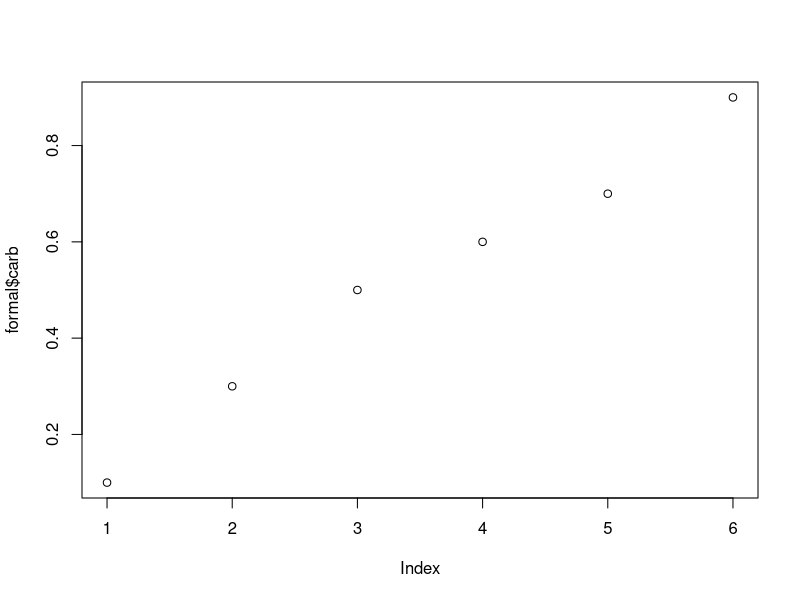
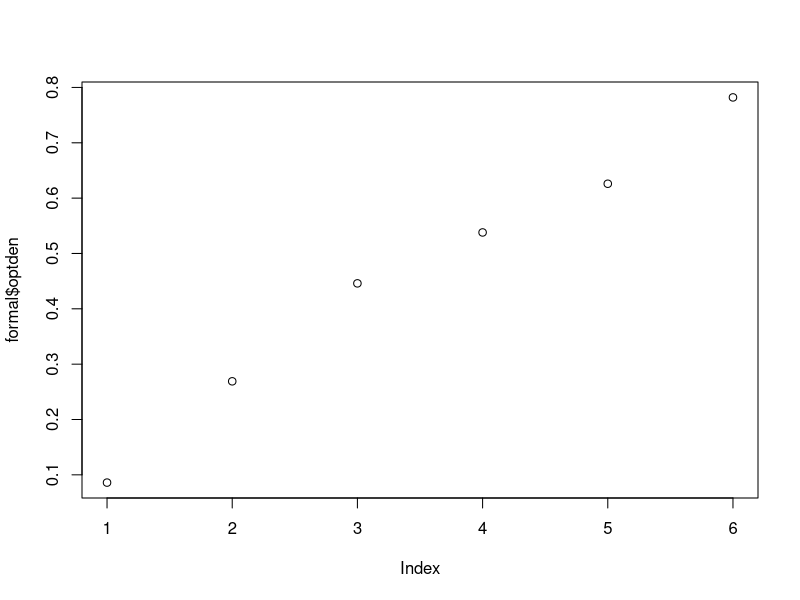
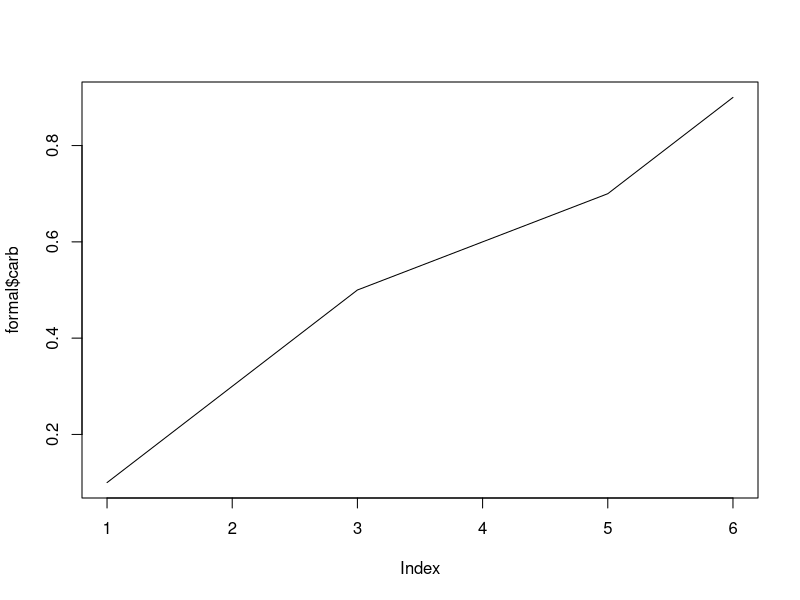
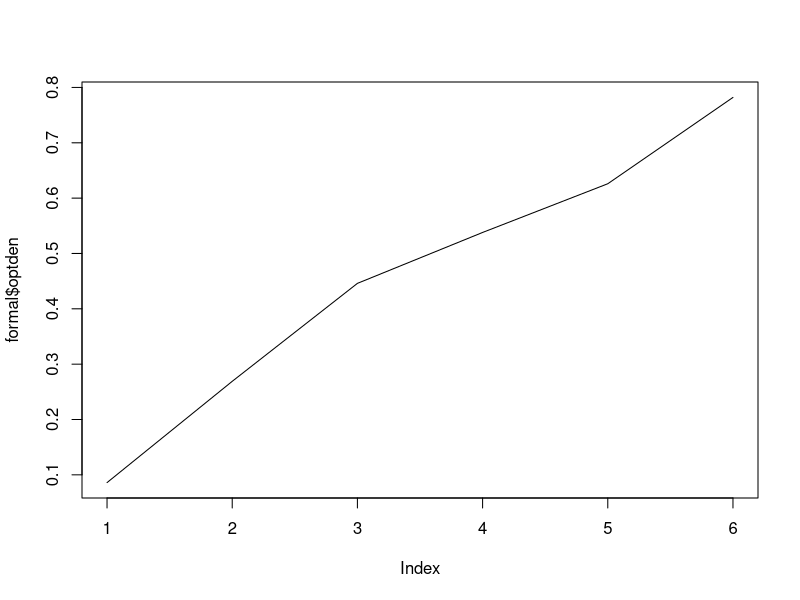
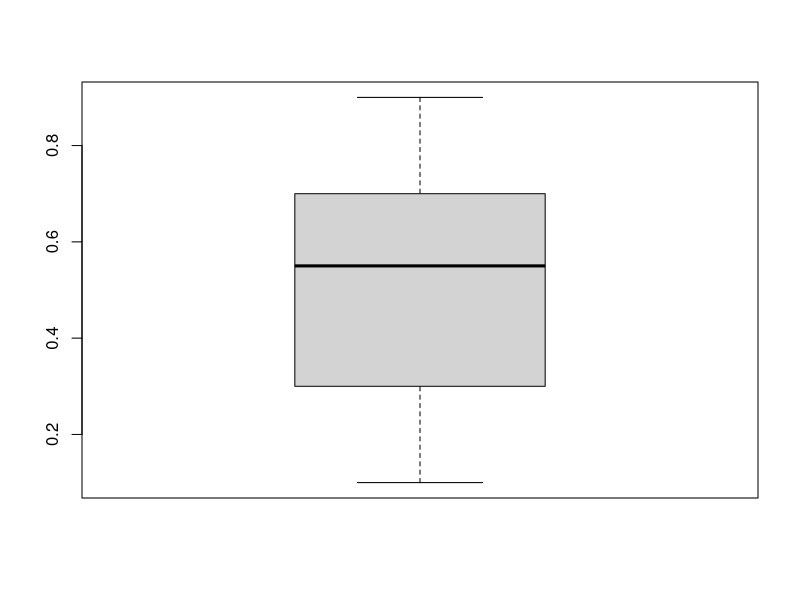
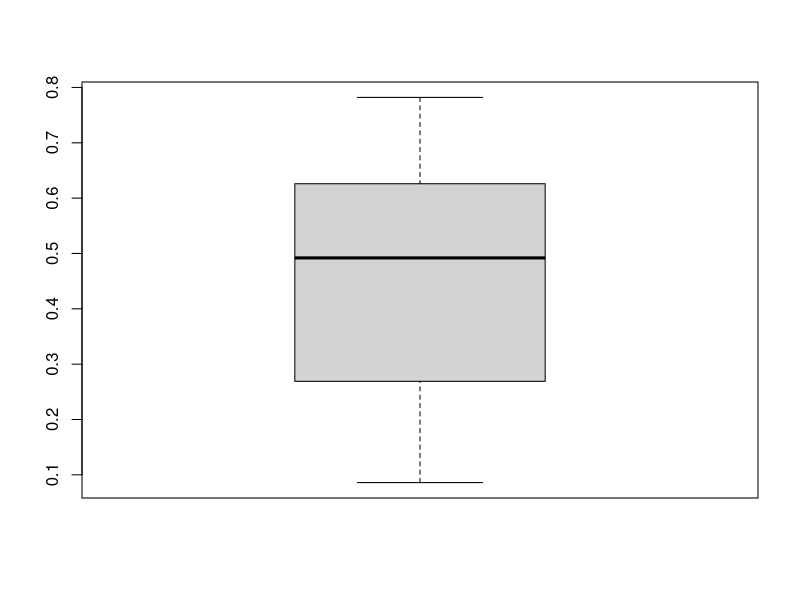
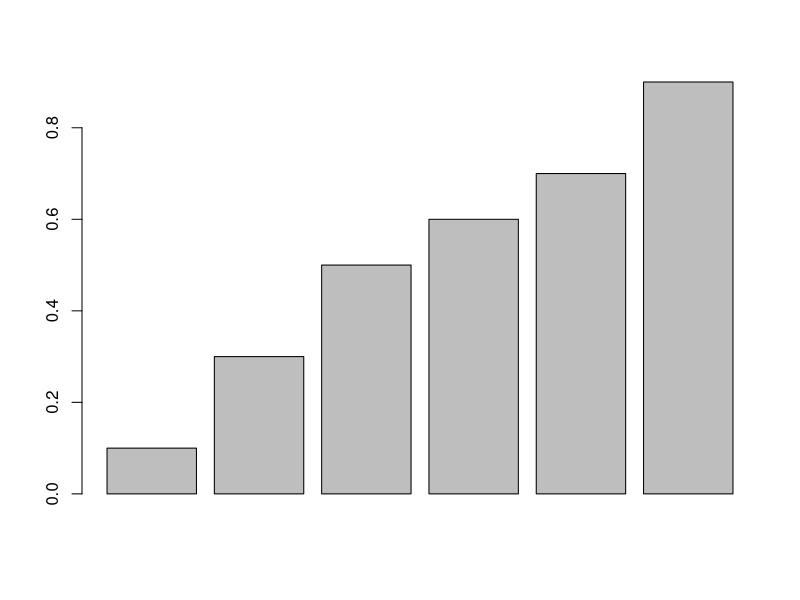
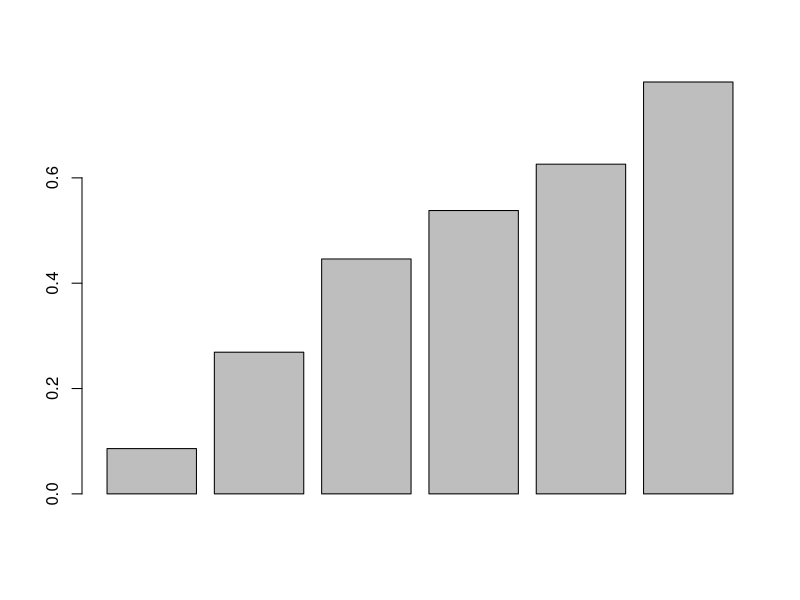

Generate these figures, in order, with R: (Note: this script raises an error after producing the figures.)
formal<-datasets::Formaldehyde
head(formal,10)
tail(formal,6)
summary(formal)
summary(formal$carb)
summary(formal$optden)
plot(formal$carb)
plot(formal$optden)
plot(formal$carb,type = 'l')
plot(formal$optden,type = 'l')
boxplot(formal$carb)
boxplot(formal$optden)
barplot(formal$carb)
barplot(formal$optden)
hist(formal$carb)
hist(formal$optden)
sd(formal$carb)
skewness(formal$optden)
kurtosis(formal$optden)
mean(formal$carb)
